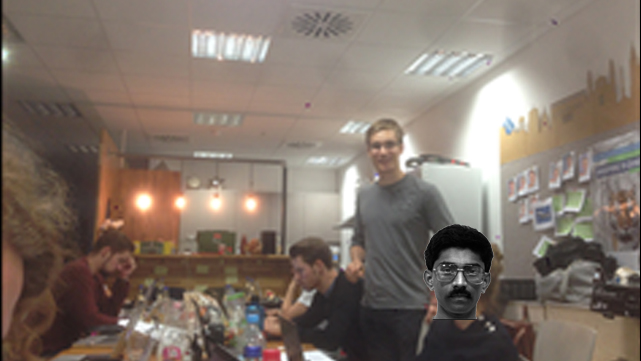
#> input picture src/face_detection_playground/face-10.jpg, 641 x 361 px
$ python faceDetect2.py
#> lines starting #> are read from the running program, lines starting #| are printed output that depends on the picture; after the words box and inside, x2 and y2 are one past the last pixel; in counts of white or black regions, pixels touching at a corner belong together
import numpy as np
import cv2

face_cascade = cv2.CascadeClassifier('haarcascade_frontalface_default.xml')

img = cv2.imread('face-10.jpg')
#> img is the input picture: shape (361, 641, 3); mean B, G, R 105.1, 115.1, 128.5
gray =  cv2.imread('face-10.jpg',0)
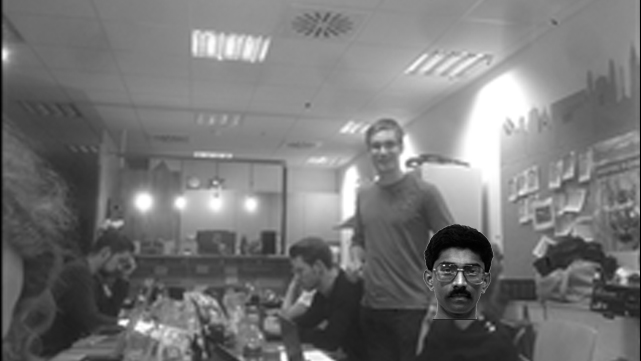
#> gray: shape (361, 641); min 0, max 255, mean 118
#gray = cv2.cvtColor(img, cv2.COLOR_BGR2GRAY)

faces = face_cascade.detectMultiScale(gray, 1.3, 5)
#> faces = [[360, 127, 48, 48], [425, 243, 69, 69]]
for (x,y,w,h) in faces:
    cv2.rectangle(img,(x,y),(x+w,y+h),(255,0,0),2)
    roi_color = img[y:y+h, x:x+w]
#> this loop made 2 passes
#> pass 1, `roi_color = img[y:y+h, x:x+w]`:
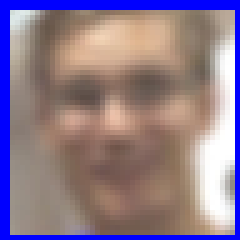
#> roi_color: shape (48, 48, 3) (shown 5 times larger); mean B, G, R 141.4, 123, 142.7
#> pass 2, `roi_color = img[y:y+h, x:x+w]`:
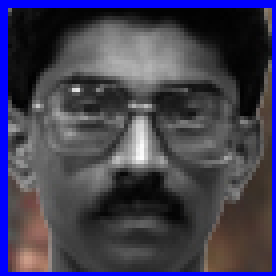
#> roi_color: shape (69, 69, 3) (shown 4 times larger); mean B, G, R 83.1, 62.7, 65.3
#> after the loop:
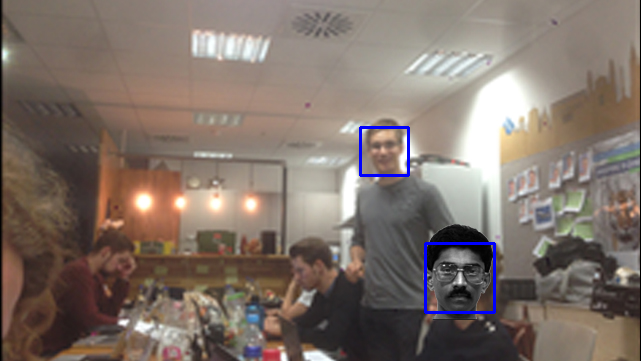
#> img: shape (361, 641, 3); 0.6% of pixels changed, all inside (x1, y1, x2, y2) = (359, 126, 496, 314)

(x,y,w,h) = faces[1]
#> x = 425; y = 243; w = 69; h = 69
crop_img = img[y:y+h, x:x+w] # Crop from x, y, w, h -> 100, 200, 300, 400
# NOTE: its img[y: y + h, x: x + w] and *not* img[x: x + w, y: y + h]

cv2.imshow('img',crop_img)
cv2.waitKey(0)
cv2.destroyAllWindows()

$ run again, with src/face_detection_playground/face-5.jpg copied over src/face_detection_playground/face-10.jpg
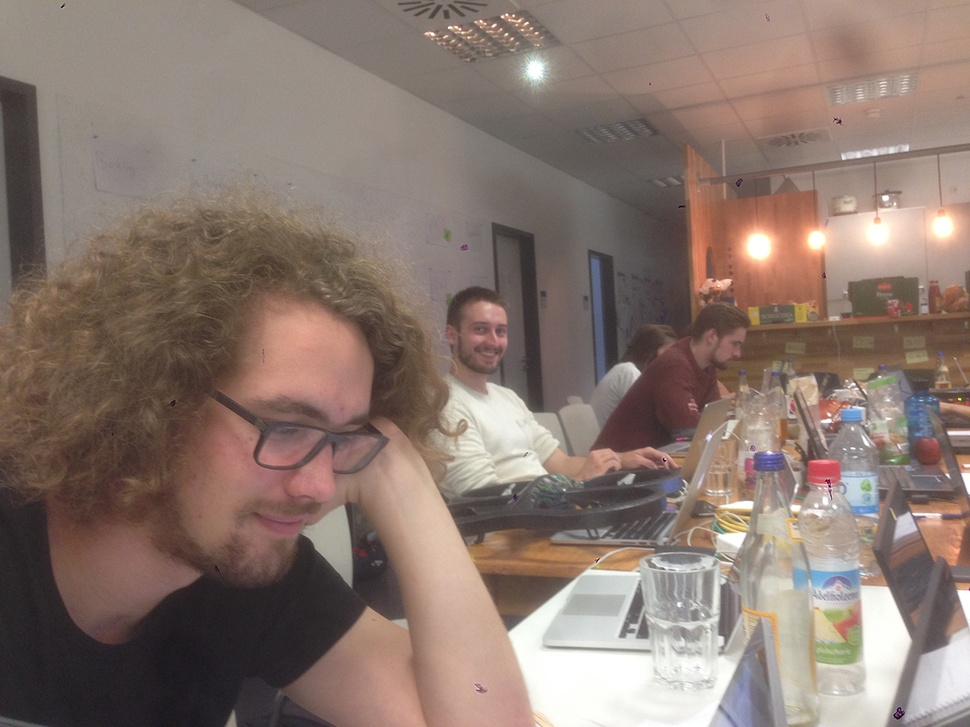
#> input picture src/face_detection_playground/face-5.jpg, 970 x 727 px, shrunk from 1280 x 960 before the run
#> img is the input picture: shape (727, 970, 3); mean B, G, R 110.3, 119, 137.1
#> faces = [[458, 305, 66, 66], [173, 341, 226, 226]]
#> the loop `for (x,y,w,h) in faces:` made 2 passes
#> pass 1, `roi_color = img[y:y+h, x:x+w]`:
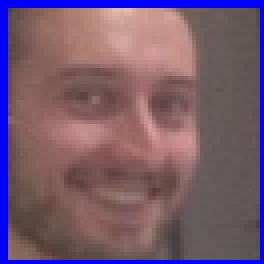
#> roi_color: shape (66, 66, 3) (shown 4 times larger); mean B, G, R 109.6, 90.4, 117.9
#> after the loop `for (x,y,w,h) in faces:`:
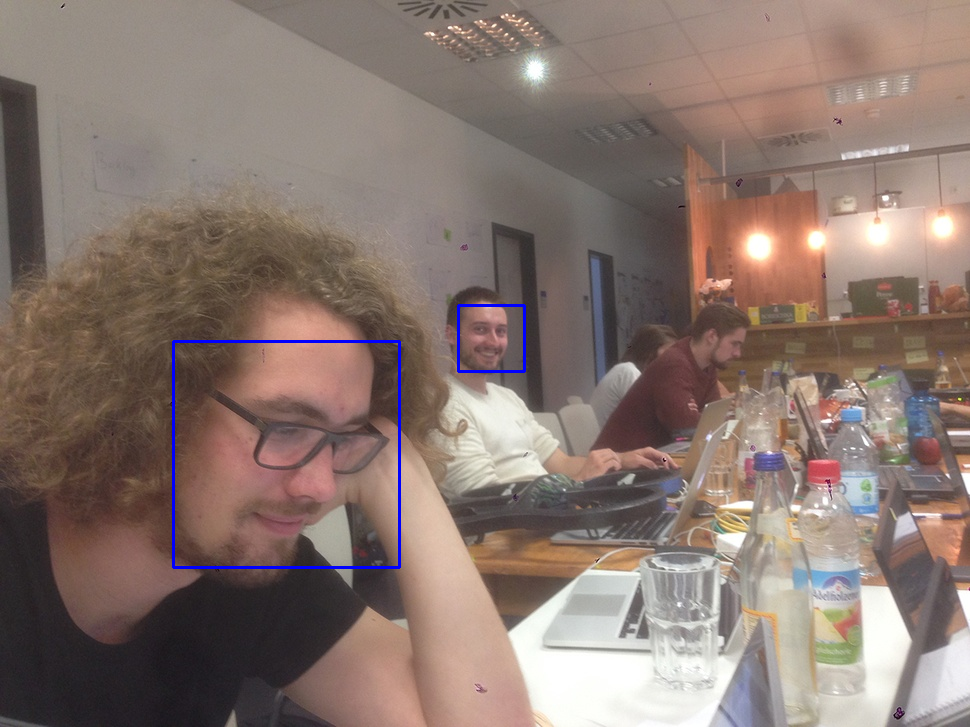
#> img: shape (727, 970, 3); 0.5% of pixels changed, all inside (x1, y1, x2, y2) = (172, 304, 526, 569)
#> `(x,y,w,h) = faces[1]`: x = 173; y = 341; w = 226
